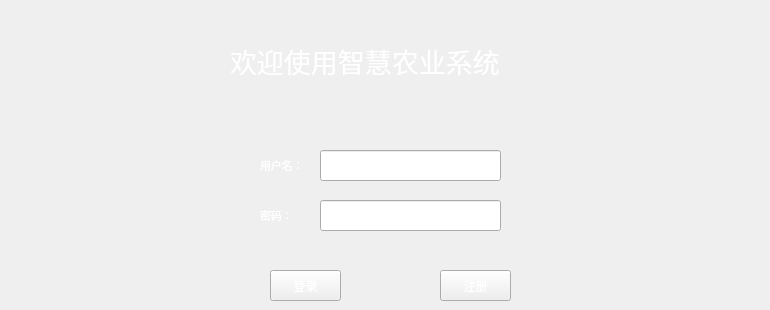
    <widget class="QWidget" name="page_2">
     <widget class="QLineEdit" name="lineEdit_2">
      <property name="geometry">
       <rect>
        <x>320</x>
        <y>150</y>
        <width>181</width>
        <height>31</height>
       </rect>
      </property>
      <property name="styleSheet">
       <string notr="true">color: rgb(255, 255, 255);</string>
      </property>
     </widget>
     <widget class="QLineEdit" name="lineEdit_3">
      <property name="geometry">
       <rect>
        <x>320</x>
        <y>200</y>
        <width>181</width>
        <height>31</height>
       </rect>
      </property>
      <property name="styleSheet">
       <string notr="true">color: rgb(255, 255, 255);</string>
      </property>
      <property name="text">
       <string/>
      </property>
     </widget>
     <widget class="QLabel" name="label_29">
      <property name="geometry">
       <rect>
        <x>260</x>
        <y>150</y>
        <width>51</width>
        <height>31</height>
       </rect>
      </property>
      <property name="font">
       <font>
        <pointsize>8</pointsize>
       </font>
      </property>
      <property name="styleSheet">
       <string notr="true">color: rgb(255, 255, 255);</string>
      </property>
      <property name="text">
       <string>用户名：</string>
      </property>
     </widget>
     <widget class="QLabel" name="label_30">
      <property name="geometry">
       <rect>
        <x>260</x>
        <y>200</y>
        <width>51</width>
        <height>31</height>
       </rect>
      </property>
      <property name="font">
       <font>
        <pointsize>8</pointsize>
       </font>
      </property>
      <property name="styleSheet">
       <string notr="true">color: rgb(255, 255, 255);</string>
      </property>
      <property name="text">
       <string>密码：</string>
      </property>
     </widget>
     <widget class="QLabel" name="label_31">
      <property name="geometry">
       <rect>
        <x>230</x>
        <y>20</y>
        <width>371</width>
        <height>81</height>
       </rect>
      </property>
      <property name="font">
       <font>
        <pointsize>20</pointsize>
       </font>
      </property>
      <property name="styleSheet">
       <string notr="true">color: rgb(255, 255, 255);</string>
      </property>
      <property name="text">
       <string>欢迎使用智慧农业系统</string>
      </property>
     </widget>
     <widget class="QPushButton" name="pushButton">
      <property name="geometry">
       <rect>
        <x>270</x>
        <y>270</y>
        <width>71</width>
        <height>31</height>
       </rect>
      </property>
      <property name="styleSheet">
       <string notr="true">color: rgb(255, 255, 255);</string>
      </property>
      <property name="text">
       <string>登录</string>
      </property>
     </widget>
     <widget class="QPushButton" name="pushButton_4">
      <property name="geometry">
       <rect>
        <x>440</x>
        <y>270</y>
        <width>71</width>
        <height>31</height>
       </rect>
      </property>
      <property name="styleSheet">
       <string notr="true">color: rgb(255, 255, 255);</string>
      </property>
      <property name="text">
       <string>注册</string>
      </property>
     </widget>
     <widget class="QLabel" name="label_52">
      <property name="geometry">
       <rect>
        <x>510</x>
        <y>150</y>
        <width>251</width>
        <height>31</height>
       </rect>
      </property>
      <property name="font">
       <font>
        <pointsize>8</pointsize>
       </font>
      </property>
      <property name="styleSheet">
       <string notr="true">color: rgb(255, 255, 255);</string>
      </property>
      <property name="text">
       <string/>
      </property>
     </widget>
    </widget>
